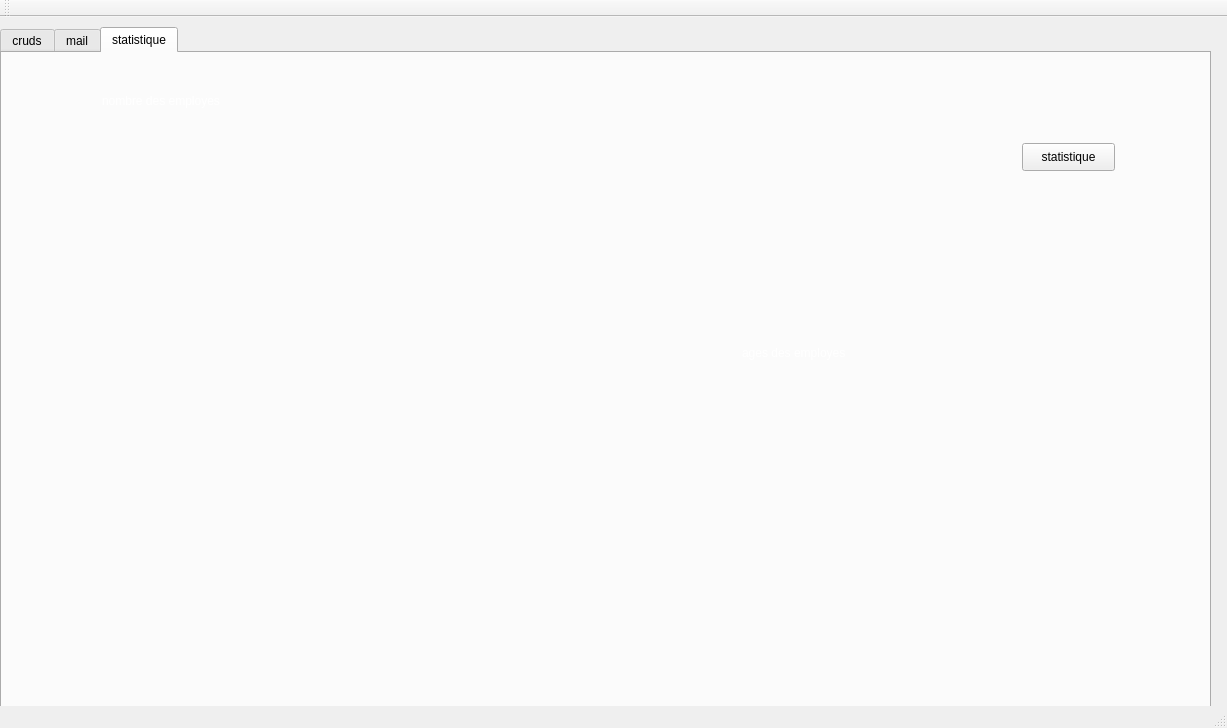
<?xml version="1.0" encoding="UTF-8"?>
<ui version="4.0">
 <class>MainWindow</class>
 <widget class="QMainWindow" name="MainWindow">
  <property name="geometry">
   <rect>
    <x>0</x>
    <y>0</y>
    <width>1227</width>
    <height>728</height>
   </rect>
  </property>
  <property name="windowTitle">
   <string>Gestion des employe</string>
  </property>
  <widget class="QWidget" name="centralWidget">
   <widget class="QTabWidget" name="tabWidget">
    <property name="geometry">
     <rect>
      <x>0</x>
      <y>10</y>
      <width>1211</width>
      <height>711</height>
     </rect>
    </property>
    <property name="currentIndex">
     <number>2</number>
    </property>
    <widget class="QWidget" name="tab">
     <attribute name="title">
      <string>cruds</string>
     </attribute>
     <widget class="QGroupBox" name="groupBox_3">
      <property name="geometry">
       <rect>
        <x>360</x>
        <y>340</y>
        <width>791</width>
        <height>321</height>
       </rect>
      </property>
      <property name="title">
       <string/>
      </property>
      <widget class="QLabel" name="label_6">
       <property name="geometry">
        <rect>
         <x>50</x>
         <y>70</y>
         <width>56</width>
         <height>16</height>
        </rect>
       </property>
       <property name="text">
        <string>ID</string>
       </property>
      </widget>
      <widget class="QLabel" name="label_7">
       <property name="geometry">
        <rect>
         <x>50</x>
         <y>110</y>
         <width>81</width>
         <height>16</height>
        </rect>
       </property>
       <property name="text">
        <string>nom/Prénom</string>
       </property>
      </widget>
      <widget class="QLabel" name="label_8">
       <property name="geometry">
        <rect>
         <x>50</x>
         <y>150</y>
         <width>56</width>
         <height>16</height>
        </rect>
       </property>
       <property name="text">
        <string>Email</string>
       </property>
      </widget>
      <widget class="QLabel" name="label_9">
       <property name="geometry">
        <rect>
         <x>50</x>
         <y>190</y>
         <width>56</width>
         <height>16</height>
        </rect>
       </property>
       <property name="text">
        <string>Tel</string>
       </property>
      </widget>
      <widget class="QLineEdit" name="lineEdit_Nom_md">
       <property name="geometry">
        <rect>
         <x>160</x>
         <y>110</y>
         <width>113</width>
         <height>22</height>
        </rect>
       </property>
      </widget>
      <widget class="QLineEdit" name="lineEdit_Tel_md">
       <property name="geometry">
        <rect>
         <x>160</x>
         <y>190</y>
         <width>113</width>
         <height>22</height>
        </rect>
       </property>
      </widget>
      <widget class="QLineEdit" name="lineEdit_Email_md">
       <property name="geometry">
        <rect>
         <x>160</x>
         <y>150</y>
         <width>113</width>
         <height>22</height>
        </rect>
       </property>
      </widget>
      <widget class="QPushButton" name="bt_Ajouter_md">
       <property name="geometry">
        <rect>
         <x>360</x>
         <y>190</y>
         <width>93</width>
         <height>28</height>
        </rect>
       </property>
       <property name="text">
        <string>Modifier</string>
       </property>
      </widget>
      <widget class="QComboBox" name="comboBox_2">
       <property name="geometry">
        <rect>
         <x>160</x>
         <y>70</y>
         <width>111</width>
         <height>22</height>
        </rect>
       </property>
       <property name="styleSheet">
        <string notr="true">*{color: rgb(255, 255, 255);}</string>
       </property>
      </widget>
      <widget class="QLabel" name="label_18">
       <property name="geometry">
        <rect>
         <x>50</x>
         <y>230</y>
         <width>56</width>
         <height>16</height>
        </rect>
       </property>
       <property name="text">
        <string>age</string>
       </property>
      </widget>
      <widget class="QLineEdit" name="lineEdit_age_md">
       <property name="geometry">
        <rect>
         <x>160</x>
         <y>230</y>
         <width>113</width>
         <height>22</height>
        </rect>
       </property>
      </widget>
     </widget>
     <widget class="QTableView" name="Tab_employe">
      <property name="geometry">
       <rect>
        <x>360</x>
        <y>80</y>
        <width>761</width>
        <height>241</height>
       </rect>
      </property>
      <property name="styleSheet">
       <string notr="true">*{color: rgb(255, 255, 255);}</string>
      </property>
     </widget>
     <widget class="QGroupBox" name="groupBox_2">
      <property name="geometry">
       <rect>
        <x>30</x>
        <y>340</y>
        <width>321</width>
        <height>291</height>
       </rect>
      </property>
      <property name="title">
       <string/>
      </property>
      <widget class="QLabel" name="label_5">
       <property name="geometry">
        <rect>
         <x>60</x>
         <y>60</y>
         <width>56</width>
         <height>16</height>
        </rect>
       </property>
       <property name="text">
        <string>ID</string>
       </property>
      </widget>
      <widget class="QPushButton" name="Supp_Button">
       <property name="geometry">
        <rect>
         <x>100</x>
         <y>100</y>
         <width>93</width>
         <height>28</height>
        </rect>
       </property>
       <property name="text">
        <string>Supprimer</string>
       </property>
      </widget>
      <widget class="QComboBox" name="comboBox">
       <property name="geometry">
        <rect>
         <x>110</x>
         <y>60</y>
         <width>131</width>
         <height>22</height>
        </rect>
       </property>
       <property name="styleSheet">
        <string notr="true">*{color: rgb(255, 255, 255);}</string>
       </property>
      </widget>
     </widget>
     <widget class="QGroupBox" name="groupBox">
      <property name="geometry">
       <rect>
        <x>-150</x>
        <y>0</y>
        <width>451</width>
        <height>321</height>
       </rect>
      </property>
      <property name="title">
       <string/>
      </property>
      <widget class="QLabel" name="label">
       <property name="geometry">
        <rect>
         <x>240</x>
         <y>40</y>
         <width>56</width>
         <height>16</height>
        </rect>
       </property>
       <property name="text">
        <string>ID</string>
       </property>
      </widget>
      <widget class="QLabel" name="label_2">
       <property name="geometry">
        <rect>
         <x>220</x>
         <y>80</y>
         <width>81</width>
         <height>20</height>
        </rect>
       </property>
       <property name="text">
        <string>nom/Prénom</string>
       </property>
      </widget>
      <widget class="QLabel" name="label_3">
       <property name="geometry">
        <rect>
         <x>230</x>
         <y>120</y>
         <width>56</width>
         <height>16</height>
        </rect>
       </property>
       <property name="text">
        <string>Email</string>
       </property>
      </widget>
      <widget class="QLabel" name="label_4">
       <property name="geometry">
        <rect>
         <x>230</x>
         <y>160</y>
         <width>56</width>
         <height>16</height>
        </rect>
       </property>
       <property name="text">
        <string>Tel</string>
       </property>
      </widget>
      <widget class="QLineEdit" name="lineEdit_Id">
       <property name="geometry">
        <rect>
         <x>320</x>
         <y>30</y>
         <width>113</width>
         <height>22</height>
        </rect>
       </property>
      </widget>
      <widget class="QLineEdit" name="lineEdit_Nom">
       <property name="geometry">
        <rect>
         <x>320</x>
         <y>70</y>
         <width>113</width>
         <height>22</height>
        </rect>
       </property>
      </widget>
      <widget class="QLineEdit" name="lineEdit_Tel">
       <property name="geometry">
        <rect>
         <x>320</x>
         <y>150</y>
         <width>113</width>
         <height>22</height>
        </rect>
       </property>
      </widget>
      <widget class="QLineEdit" name="lineEdit_Email">
       <property name="geometry">
        <rect>
         <x>320</x>
         <y>110</y>
         <width>113</width>
         <height>22</height>
        </rect>
       </property>
      </widget>
      <widget class="QPushButton" name="bt_Ajouter">
       <property name="geometry">
        <rect>
         <x>250</x>
         <y>240</y>
         <width>93</width>
         <height>28</height>
        </rect>
       </property>
       <property name="text">
        <string>Ajouter</string>
       </property>
      </widget>
      <widget class="QLineEdit" name="lineEdit_age">
       <property name="geometry">
        <rect>
         <x>320</x>
         <y>190</y>
         <width>113</width>
         <height>22</height>
        </rect>
       </property>
      </widget>
      <widget class="QLabel" name="label_17">
       <property name="geometry">
        <rect>
         <x>230</x>
         <y>200</y>
         <width>56</width>
         <height>16</height>
        </rect>
       </property>
       <property name="text">
        <string>age</string>
       </property>
      </widget>
     </widget>
     <widget class="QRadioButton" name="trialphabetique">
      <property name="geometry">
       <rect>
        <x>470</x>
        <y>30</y>
        <width>151</width>
        <height>20</height>
       </rect>
      </property>
      <property name="styleSheet">
       <string notr="true">*{color: rgb(255, 255, 255);}</string>
      </property>
      <property name="text">
       <string>tri alphabetique</string>
      </property>
     </widget>
     <widget class="QRadioButton" name="triage">
      <property name="geometry">
       <rect>
        <x>360</x>
        <y>30</y>
        <width>97</width>
        <height>20</height>
       </rect>
      </property>
      <property name="styleSheet">
       <string notr="true">*{color: rgb(255, 255, 255);}</string>
      </property>
      <property name="text">
       <string>tri age</string>
      </property>
     </widget>
     <widget class="QLineEdit" name="lineEdit">
      <property name="geometry">
       <rect>
        <x>790</x>
        <y>30</y>
        <width>113</width>
        <height>22</height>
       </rect>
      </property>
      <property name="placeholderText">
       <string>Rechercher</string>
      </property>
     </widget>
     <widget class="QPushButton" name="pushButton_8_">
      <property name="geometry">
       <rect>
        <x>970</x>
        <y>30</y>
        <width>93</width>
        <height>28</height>
       </rect>
      </property>
      <property name="text">
       <string>PDF</string>
      </property>
     </widget>
     <widget class="QRadioButton" name="triid">
      <property name="geometry">
       <rect>
        <x>620</x>
        <y>30</y>
        <width>97</width>
        <height>20</height>
       </rect>
      </property>
      <property name="styleSheet">
       <string notr="true">*{color: rgb(255, 255, 255);}</string>
      </property>
      <property name="text">
       <string>tri id</string>
      </property>
     </widget>
    </widget>
    <widget class="QWidget" name="tab_2">
     <attribute name="title">
      <string>mail</string>
     </attribute>
     <widget class="QWidget" name="layoutWidget">
      <property name="geometry">
       <rect>
        <x>170</x>
        <y>350</y>
        <width>240</width>
        <height>30</height>
       </rect>
      </property>
      <layout class="QHBoxLayout" name="horizontalLayout">
       <item>
        <widget class="QPushButton" name="sendBtn">
         <property name="text">
          <string>Send</string>
         </property>
        </widget>
       </item>
       <item>
        <widget class="QPushButton" name="exitBtn">
         <property name="text">
          <string>Exit</string>
         </property>
        </widget>
       </item>
      </layout>
     </widget>
     <widget class="QWidget" name="layoutWidget_2">
      <property name="geometry">
       <rect>
        <x>140</x>
        <y>-60</y>
        <width>339</width>
        <height>380</height>
       </rect>
      </property>
      <layout class="QFormLayout" name="formLayout">
       <property name="fieldGrowthPolicy">
        <enum>QFormLayout::ExpandingFieldsGrow</enum>
       </property>
       <property name="rowWrapPolicy">
        <enum>QFormLayout::WrapLongRows</enum>
       </property>
       <property name="verticalSpacing">
        <number>9</number>
       </property>
       <item row="2" column="0">
        <widget class="QLabel" name="label_11">
         <property name="text">
          <string>Server port:</string>
         </property>
        </widget>
       </item>
       <item row="3" column="0">
        <widget class="QLabel" name="label_12">
         <property name="text">
          <string>Username:</string>
         </property>
        </widget>
       </item>
       <item row="4" column="0">
        <widget class="QLabel" name="label_13">
         <property name="text">
          <string>Password:</string>
         </property>
        </widget>
       </item>
       <item row="5" column="0">
        <widget class="QLabel" name="label_14">
         <property name="text">
          <string>Recipant to:</string>
         </property>
        </widget>
       </item>
       <item row="6" column="0">
        <widget class="QLabel" name="label_15">
         <property name="text">
          <string>Subject:</string>
         </property>
        </widget>
       </item>
       <item row="7" column="0">
        <widget class="QLabel" name="label_16">
         <property name="text">
          <string>Message:</string>
         </property>
        </widget>
       </item>
       <item row="2" column="1">
        <widget class="QLineEdit" name="port">
         <property name="text">
          <string>465</string>
         </property>
        </widget>
       </item>
       <item row="3" column="1">
        <widget class="QLineEdit" name="uname"/>
       </item>
       <item row="4" column="1">
        <widget class="QLineEdit" name="paswd">
         <property name="inputMask">
          <string/>
         </property>
         <property name="echoMode">
          <enum>QLineEdit::Password</enum>
         </property>
        </widget>
       </item>
       <item row="5" column="1">
        <widget class="QLineEdit" name="rcpt"/>
       </item>
       <item row="6" column="1">
        <widget class="QLineEdit" name="subject"/>
       </item>
       <item row="7" column="1">
        <widget class="QPlainTextEdit" name="msg"/>
       </item>
       <item row="1" column="0">
        <widget class="QLabel" name="label_10">
         <property name="text">
          <string>Smtp-server:</string>
         </property>
        </widget>
       </item>
       <item row="1" column="1">
        <widget class="QLineEdit" name="server">
         <property name="text">
          <string>smtp.gmail.com</string>
         </property>
        </widget>
       </item>
      </layout>
     </widget>
    </widget>
    <widget class="QWidget" name="tab_3">
     <attribute name="title">
      <string>statistique</string>
     </attribute>
     <widget class="QCustomPlot" name="widget" native="true">
      <property name="geometry">
       <rect>
        <x>60</x>
        <y>10</y>
        <width>891</width>
        <height>441</height>
       </rect>
      </property>
      <widget class="QLabel" name="label_19">
       <property name="geometry">
        <rect>
         <x>680</x>
         <y>280</y>
         <width>111</width>
         <height>20</height>
        </rect>
       </property>
       <property name="palette">
        <palette>
         <active>
          <colorrole role="WindowText">
           <brush brushstyle="SolidPattern">
            <color alpha="255">
             <red>255</red>
             <green>255</green>
             <blue>255</blue>
            </color>
           </brush>
          </colorrole>
          <colorrole role="Button">
           <brush brushstyle="SolidPattern">
            <color alpha="255">
             <red>57</red>
             <green>114</green>
             <blue>171</blue>
            </color>
           </brush>
          </colorrole>
          <colorrole role="Text">
           <brush brushstyle="SolidPattern">
            <color alpha="255">
             <red>255</red>
             <green>255</green>
             <blue>255</blue>
            </color>
           </brush>
          </colorrole>
          <colorrole role="ButtonText">
           <brush brushstyle="SolidPattern">
            <color alpha="255">
             <red>255</red>
             <green>255</green>
             <blue>255</blue>
            </color>
           </brush>
          </colorrole>
          <colorrole role="Base">
           <brush brushstyle="SolidPattern">
            <color alpha="255">
             <red>57</red>
             <green>114</green>
             <blue>171</blue>
            </color>
           </brush>
          </colorrole>
          <colorrole role="Window">
           <brush brushstyle="SolidPattern">
            <color alpha="255">
             <red>57</red>
             <green>114</green>
             <blue>171</blue>
            </color>
           </brush>
          </colorrole>
          <colorrole role="PlaceholderText">
           <brush brushstyle="NoBrush">
            <color alpha="128">
             <red>255</red>
             <green>255</green>
             <blue>255</blue>
            </color>
           </brush>
          </colorrole>
         </active>
         <inactive>
          <colorrole role="WindowText">
           <brush brushstyle="SolidPattern">
            <color alpha="255">
             <red>255</red>
             <green>255</green>
             <blue>255</blue>
            </color>
           </brush>
          </colorrole>
          <colorrole role="Button">
           <brush brushstyle="SolidPattern">
            <color alpha="255">
             <red>57</red>
             <green>114</green>
             <blue>171</blue>
            </color>
           </brush>
          </colorrole>
          <colorrole role="Text">
           <brush brushstyle="SolidPattern">
            <color alpha="255">
             <red>255</red>
             <green>255</green>
             <blue>255</blue>
            </color>
           </brush>
          </colorrole>
          <colorrole role="ButtonText">
           <brush brushstyle="SolidPattern">
            <color alpha="255">
             <red>255</red>
             <green>255</green>
             <blue>255</blue>
            </color>
           </brush>
          </colorrole>
          <colorrole role="Base">
           <brush brushstyle="SolidPattern">
            <color alpha="255">
             <red>57</red>
             <green>114</green>
             <blue>171</blue>
            </color>
           </brush>
          </colorrole>
          <colorrole role="Window">
           <brush brushstyle="SolidPattern">
            <color alpha="255">
             <red>57</red>
             <green>114</green>
             <blue>171</blue>
            </color>
           </brush>
          </colorrole>
          <colorrole role="PlaceholderText">
           <brush brushstyle="NoBrush">
            <color alpha="128">
             <red>255</red>
             <green>255</green>
             <blue>255</blue>
            </color>
           </brush>
          </colorrole>
         </inactive>
         <disabled>
          <colorrole role="WindowText">
           <brush brushstyle="SolidPattern">
            <color alpha="255">
             <red>255</red>
             <green>255</green>
             <blue>255</blue>
            </color>
           </brush>
          </colorrole>
          <colorrole role="Button">
           <brush brushstyle="SolidPattern">
            <color alpha="255">
             <red>57</red>
             <green>114</green>
             <blue>171</blue>
            </color>
           </brush>
          </colorrole>
          <colorrole role="Text">
           <brush brushstyle="SolidPattern">
            <color alpha="255">
             <red>255</red>
             <green>255</green>
             <blue>255</blue>
            </color>
           </brush>
          </colorrole>
          <colorrole role="ButtonText">
           <brush brushstyle="SolidPattern">
            <color alpha="255">
             <red>255</red>
             <green>255</green>
             <blue>255</blue>
            </color>
           </brush>
          </colorrole>
          <colorrole role="Base">
           <brush brushstyle="SolidPattern">
            <color alpha="255">
             <red>57</red>
             <green>114</green>
             <blue>171</blue>
            </color>
           </brush>
          </colorrole>
          <colorrole role="Window">
           <brush brushstyle="SolidPattern">
            <color alpha="255">
             <red>57</red>
             <green>114</green>
             <blue>171</blue>
            </color>
           </brush>
          </colorrole>
          <colorrole role="PlaceholderText">
           <brush brushstyle="NoBrush">
            <color alpha="128">
             <red>255</red>
             <green>255</green>
             <blue>255</blue>
            </color>
           </brush>
          </colorrole>
         </disabled>
        </palette>
       </property>
       <property name="styleSheet">
        <string notr="true">*{color: rgb(255, 255, 255);}</string>
       </property>
       <property name="text">
        <string>ages des employes</string>
       </property>
      </widget>
      <widget class="QLabel" name="label_20">
       <property name="geometry">
        <rect>
         <x>40</x>
         <y>30</y>
         <width>131</width>
         <height>16</height>
        </rect>
       </property>
       <property name="palette">
        <palette>
         <active>
          <colorrole role="WindowText">
           <brush brushstyle="SolidPattern">
            <color alpha="255">
             <red>255</red>
             <green>255</green>
             <blue>255</blue>
            </color>
           </brush>
          </colorrole>
          <colorrole role="Button">
           <brush brushstyle="SolidPattern">
            <color alpha="255">
             <red>57</red>
             <green>114</green>
             <blue>171</blue>
            </color>
           </brush>
          </colorrole>
          <colorrole role="Text">
           <brush brushstyle="SolidPattern">
            <color alpha="255">
             <red>255</red>
             <green>255</green>
             <blue>255</blue>
            </color>
           </brush>
          </colorrole>
          <colorrole role="ButtonText">
           <brush brushstyle="SolidPattern">
            <color alpha="255">
             <red>255</red>
             <green>255</green>
             <blue>255</blue>
            </color>
           </brush>
          </colorrole>
          <colorrole role="Base">
           <brush brushstyle="SolidPattern">
            <color alpha="255">
             <red>57</red>
             <green>114</green>
             <blue>171</blue>
            </color>
           </brush>
          </colorrole>
          <colorrole role="Window">
           <brush brushstyle="SolidPattern">
            <color alpha="255">
             <red>57</red>
             <green>114</green>
             <blue>171</blue>
            </color>
           </brush>
          </colorrole>
          <colorrole role="PlaceholderText">
           <brush brushstyle="NoBrush">
            <color alpha="128">
             <red>255</red>
             <green>255</green>
             <blue>255</blue>
            </color>
           </brush>
          </colorrole>
         </active>
         <inactive>
          <colorrole role="WindowText">
           <brush brushstyle="SolidPattern">
            <color alpha="255">
             <red>255</red>
             <green>255</green>
             <blue>255</blue>
            </color>
           </brush>
          </colorrole>
          <colorrole role="Button">
           <brush brushstyle="SolidPattern">
            <color alpha="255">
             <red>57</red>
             <green>114</green>
             <blue>171</blue>
            </color>
           </brush>
          </colorrole>
          <colorrole role="Text">
           <brush brushstyle="SolidPattern">
            <color alpha="255">
             <red>255</red>
             <green>255</green>
             <blue>255</blue>
            </color>
           </brush>
          </colorrole>
          <colorrole role="ButtonText">
           <brush brushstyle="SolidPattern">
            <color alpha="255">
             <red>255</red>
             <green>255</green>
             <blue>255</blue>
            </color>
           </brush>
          </colorrole>
          <colorrole role="Base">
           <brush brushstyle="SolidPattern">
            <color alpha="255">
             <red>57</red>
             <green>114</green>
             <blue>171</blue>
            </color>
           </brush>
          </colorrole>
          <colorrole role="Window">
           <brush brushstyle="SolidPattern">
            <color alpha="255">
             <red>57</red>
             <green>114</green>
             <blue>171</blue>
            </color>
           </brush>
          </colorrole>
          <colorrole role="PlaceholderText">
           <brush brushstyle="NoBrush">
            <color alpha="128">
             <red>255</red>
             <green>255</green>
             <blue>255</blue>
            </color>
           </brush>
          </colorrole>
         </inactive>
         <disabled>
          <colorrole role="WindowText">
           <brush brushstyle="SolidPattern">
            <color alpha="255">
             <red>255</red>
             <green>255</green>
             <blue>255</blue>
            </color>
           </brush>
          </colorrole>
          <colorrole role="Button">
           <brush brushstyle="SolidPattern">
            <color alpha="255">
             <red>57</red>
             <green>114</green>
             <blue>171</blue>
            </color>
           </brush>
          </colorrole>
          <colorrole role="Text">
           <brush brushstyle="SolidPattern">
            <color alpha="255">
             <red>255</red>
             <green>255</green>
             <blue>255</blue>
            </color>
           </brush>
          </colorrole>
          <colorrole role="ButtonText">
           <brush brushstyle="SolidPattern">
            <color alpha="255">
             <red>255</red>
             <green>255</green>
             <blue>255</blue>
            </color>
           </brush>
          </colorrole>
          <colorrole role="Base">
           <brush brushstyle="SolidPattern">
            <color alpha="255">
             <red>57</red>
             <green>114</green>
             <blue>171</blue>
            </color>
           </brush>
          </colorrole>
          <colorrole role="Window">
           <brush brushstyle="SolidPattern">
            <color alpha="255">
             <red>57</red>
             <green>114</green>
             <blue>171</blue>
            </color>
           </brush>
          </colorrole>
          <colorrole role="PlaceholderText">
           <brush brushstyle="NoBrush">
            <color alpha="128">
             <red>255</red>
             <green>255</green>
             <blue>255</blue>
            </color>
           </brush>
          </colorrole>
         </disabled>
        </palette>
       </property>
       <property name="styleSheet">
        <string notr="true">*{color: rgb(255, 255, 255);}</string>
       </property>
       <property name="text">
        <string>nombre des employes</string>
       </property>
      </widget>
     </widget>
     <widget class="QPushButton" name="stat">
      <property name="geometry">
       <rect>
        <x>1020</x>
        <y>90</y>
        <width>93</width>
        <height>28</height>
       </rect>
      </property>
      <property name="text">
       <string>statistique</string>
      </property>
     </widget>
    </widget>
   </widget>
  </widget>
  <widget class="QMenuBar" name="menuBar">
   <property name="geometry">
    <rect>
     <x>0</x>
     <y>0</y>
     <width>1227</width>
     <height>26</height>
    </rect>
   </property>
  </widget>
  <widget class="QToolBar" name="mainToolBar">
   <attribute name="toolBarArea">
    <enum>TopToolBarArea</enum>
   </attribute>
   <attribute name="toolBarBreak">
    <bool>false</bool>
   </attribute>
  </widget>
  <widget class="QStatusBar" name="statusBar"/>
 </widget>
 <layoutdefault spacing="6" margin="11"/>
 <customwidgets>
  <customwidget>
   <class>QCustomPlot</class>
   <extends>QWidget</extends>
   <header>qcustomplot.h</header>
   <container>1</container>
  </customwidget>
 </customwidgets>
 <resources/>
 <connections/>
</ui>
